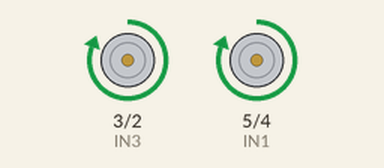
Bench run of a sketch on a simulated Arduino Uno, built with avr-gcc and run on an emulated ATmega328P. Shown: motor-driver pin pairs drawn as motors (green arrow = first pin HIGH = forward, orange = second pin HIGH = backward, longer = more drive).

Above: at 0.5 s.
At 1.5 s:
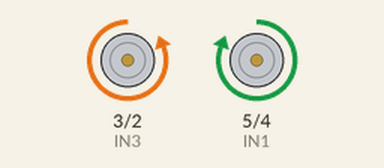
At 2.5 s:
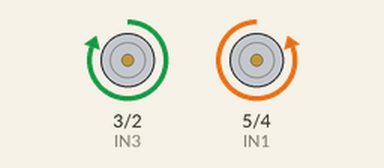
At 4.0 s:
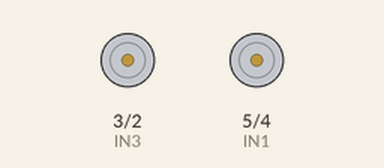
Timing chart, 0 to 6.5 s (numbered marks = the images above):
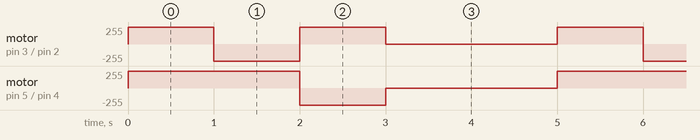

The sketch:

coding-nya.ino
```cpp
#include <Servo.h>
//Driver motor Driver L298N
int IN1 = 5;
int IN2 = 4;
int IN3 = 3;
int IN4 = 2;

void setup() {
  pinMode (IN1, OUTPUT);
  pinMode (IN2, OUTPUT);
  pinMode (IN3, OUTPUT);
  pinMode (IN4, OUTPUT);
}

void loop() {

  digitalWrite (IN1, HIGH);
  digitalWrite (IN2, LOW);
  digitalWrite (IN3, HIGH);
  digitalWrite (IN4, LOW);
  delay (1000);


  digitalWrite (IN1, HIGH);
  digitalWrite (IN2, LOW);
  digitalWrite (IN3, LOW);
  digitalWrite (IN4, HIGH);
  delay (1000);


  digitalWrite (IN1, LOW);
  digitalWrite (IN2, HIGH);
  digitalWrite (IN3, HIGH);
  digitalWrite (IN4, LOW);
  delay (1000);


  digitalWrite (IN1, LOW);
  digitalWrite (IN2, LOW);
  digitalWrite (IN3, LOW);
  digitalWrite (IN4, LOW);
  delay (2000);

}
```

Measured:
- by itself, motor on pin 5 (IN1) / pin 4 (IN2): repeats every 5.0 s: backward 255/255 1.0 s, stopped 2.0 s, forward 255/255 2.0 s
- by itself, motor on pin 3 (IN3) / pin 2 (IN4): repeats every 5.0 s: backward 255/255 1.0 s, forward 255/255 1.0 s, stopped 2.0 s, forward 255/255 1.0 s
